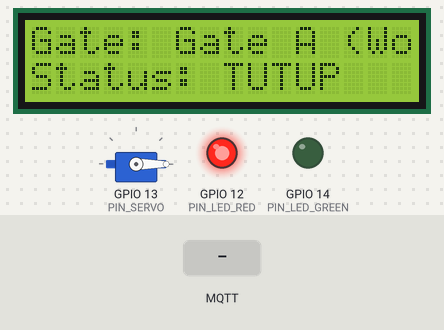
A sketch run on a simulated ESP32. On the bench: servo, 16×2 character LCD, output pins drawn as LEDs (lit = HIGH). The inputs (shaded band) are chosen by the test bench. WiFi joins after 1.5 s; servers stay silent unless stated; no MQTT or app messages arrive unless stated; what the sketch prints to the serial monitor is not drawn.

Above: at 4.9 s.
5.0 s: MQTT message "1" arrives on the second subscribed topic
At 6.3 s:
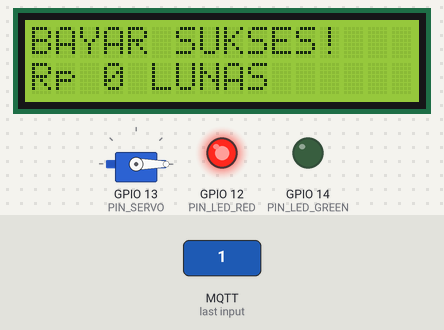
8.0 s: MQTT message "1" arrives on the first subscribed topic
At 10.1 s:
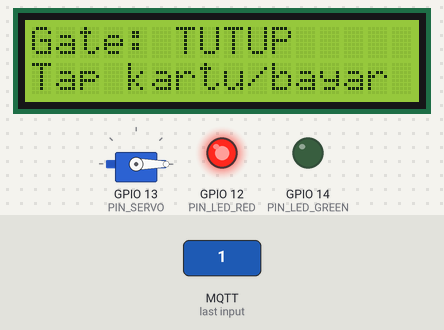
10.4 s: MQTT message "0" arrives on the second subscribed topic
At 13.22 s:
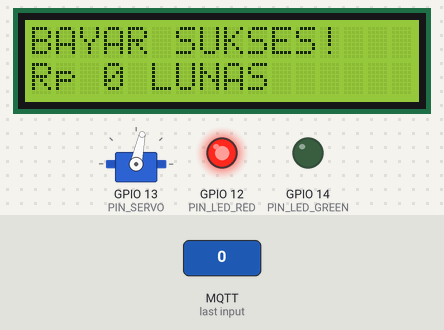
13.4 s: MQTT message "2" arrives on the second subscribed topic
At 13.9 s:
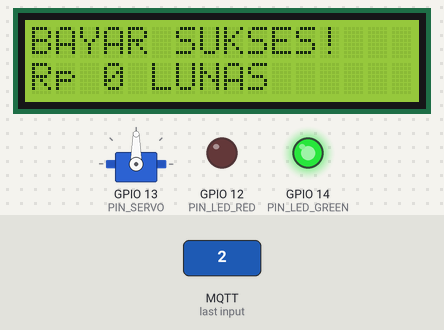
16.4 s: MQTT message "0" arrives on the first subscribed topic
At 17.19 s:
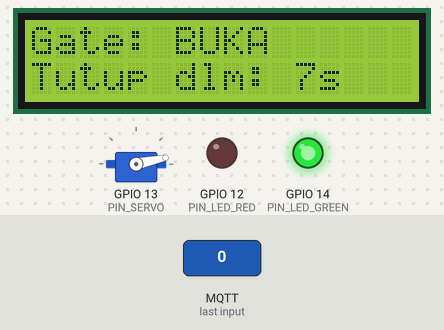
Timing chart, 0 to 19.4 s (numbered marks = the images above; inputs shaded):
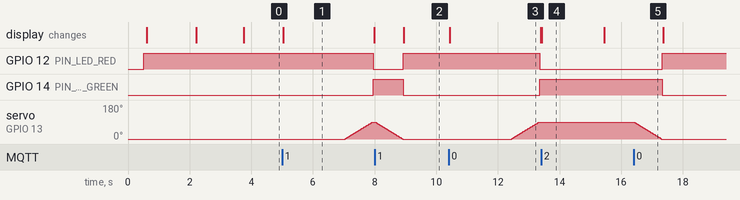

Measured:
- after the input at 5.0 s, GPIO 12 (PIN_LED_RED): HIGH → LOW after 3.0 s; GPIO 14 (PIN_LED_GREEN): LOW → HIGH after 3.0 s; servo on GPIO 13 (PIN_SERVO): moves from 0° to 90° over 0.88 s, starting after 2.1 s; the display: changes at once (image 1)
- after the input at 8.0 s, GPIO 12 (PIN_LED_RED): LOW → HIGH after 0.93 s; GPIO 14 (PIN_LED_GREEN): HIGH → LOW after 0.93 s; servo on GPIO 13 (PIN_SERVO): moves from 90° to 0° over 0.88 s, starting at once; the display: changes after 0.95 s (image 2)
- after the input at 10.4 s, GPIO 12 (PIN_LED_RED): HIGH → LOW after 3.0 s; GPIO 14 (PIN_LED_GREEN): LOW → HIGH after 3.0 s; servo on GPIO 13 (PIN_SERVO): moves from 0° to 90° over 0.88 s, starting after 2.1 s; the display: changes at once (image 3)
- after the input at 13.4 s, the display: changes at once (image 4)
- after the input at 16.4 s, GPIO 12 (PIN_LED_RED): LOW → HIGH after 0.93 s; GPIO 14 (PIN_LED_GREEN): HIGH → LOW after 0.93 s; servo on GPIO 13 (PIN_SERVO): moves from 90° to 0° over 0.88 s, starting at once
- what the display in image 4 shows lasts 2.1 s, from 13.4 s to 15.5 s

The sketch:

sketch.ino
```cpp
/**
 * Smart Parking - Gate Controller
 * ESP32 + MQTT + Servo
 *
 * Hardware:
 *   - GPIO 13 → Servo SG90 (gate barrier)
 *   - GPIO 14 → LED Hijau (gate open)
 *   - GPIO 12 → LED Merah (gate closed)
 *   - GPIO 21/22 → LCD I2C (status display)
 *
 * MQTT Topics:
 *   Subscribe: smart-parking/gate/{GATE_ID}/command
 *   Publish:   smart-parking/gate/{GATE_ID}/status
 *   Subscribe: smart-parking/payment/+/paid  (opsional auto-open)
 *
 * Broker: broker.hivemq.com:1883
 *   (ganti ke IP lokal jika broker Mosquitto lokal diakses via ngrok)
 */

#include <WiFi.h>
#include <PubSubClient.h>
#include <ArduinoJson.h>
#include <ESP32Servo.h>
#include <Wire.h>
#include <LiquidCrystal_I2C.h>

// ────────────────────────────────────────────────
// KONFIGURASI - UBAH SESUAI KEBUTUHAN
// ────────────────────────────────────────────────

// WiFi (Wokwi menggunakan WiFi virtual)
const char* WIFI_SSID     = "Wokwi-GUEST";
const char* WIFI_PASSWORD = "";

// MQTT Broker
// Pilihan:
//   "broker.hivemq.com"          → public broker (untuk Wokwi online)
//   "test.mosquitto.org"         → public broker alternatif
//   "192.168.1.xxx"              → lokal Mosquitto (butuh ngrok untuk Wokwi)
const char* MQTT_BROKER   = "broker.hivemq.com";
const int   MQTT_PORT     = 1883;
const char* MQTT_CLIENT   = "esp32-gate-A";   // harus unik per device

// Gate ID harus sama dengan UUID gate di database
const char* GATE_ID       = "gate-simulator-001";
const char* GATE_NAME     = "Gate A (Wokwi Simulator)";

// GPIO pins
const int PIN_SERVO       = 13;
const int PIN_LED_GREEN   = 14;
const int PIN_LED_RED     = 12;

// Servo angles
const int SERVO_CLOSED    = 0;    // 0° = palang turun (tertutup)
const int SERVO_OPEN      = 90;   // 90° = palang naik (terbuka)

// Auto-close delay (detik)
const int AUTO_CLOSE_SEC  = 8;

// ────────────────────────────────────────────────

WiFiClient   wifiClient;
PubSubClient mqtt(wifiClient);
Servo        gateServo;
LiquidCrystal_I2C lcd(0x27, 16, 2);

char topicCommand[80];
char topicStatus[80];
char topicPayment[80];

bool    isOpen       = false;
int     autoCloseTimer = 0;
unsigned long lastMillis = 0;

// ────────────────────────────────────────────────
// SETUP
// ────────────────────────────────────────────────

void setup() {
  Serial.begin(115200);
  delay(500);

  Serial.println("\n╔═══════════════════════════════╗");
  Serial.println("║  Smart Parking - Gate ESP32   ║");
  Serial.println("╚═══════════════════════════════╝");

  // GPIO
  pinMode(PIN_LED_GREEN, OUTPUT);
  pinMode(PIN_LED_RED,   OUTPUT);
  digitalWrite(PIN_LED_RED, HIGH);   // mulai: merah (tutup)
  digitalWrite(PIN_LED_GREEN, LOW);

  // Servo
  gateServo.attach(PIN_SERVO);
  gateServo.write(SERVO_CLOSED);

  // LCD
  lcd.init();
  lcd.backlight();
  lcdShow("Smart Parking", "Initializing...");

  // Build MQTT topics
  snprintf(topicCommand, sizeof(topicCommand), "smart-parking/gate/%s/command", GATE_ID);
  snprintf(topicStatus,  sizeof(topicStatus),  "smart-parking/gate/%s/status",  GATE_ID);
  snprintf(topicPayment, sizeof(topicPayment), "smart-parking/payment/+/paid");

  // Connect WiFi
  connectWifi();

  // Connect MQTT
  mqtt.setServer(MQTT_BROKER, MQTT_PORT);
  mqtt.setCallback(onMqttMessage);
  mqtt.setBufferSize(512);
  connectMQTT();

  lcdShow("Gate: " + String(GATE_NAME).substring(0, 13), "Status: TUTUP");
  Serial.println("✓ Gate controller ready");
  Serial.printf("  Topic CMD: %s\n", topicCommand);
  Serial.printf("  Topic STA: %s\n", topicStatus);
}

// ────────────────────────────────────────────────
// LOOP
// ────────────────────────────────────────────────

void loop() {
  if (!mqtt.connected()) {
    connectMQTT();
  }
  mqtt.loop();

  // Auto-close timer (countdown tiap detik)
  if (isOpen && autoCloseTimer > 0) {
    if (millis() - lastMillis >= 1000) {
      lastMillis = millis();
      autoCloseTimer--;
      Serial.printf("[AUTO-CLOSE] %d detik lagi...\n", autoCloseTimer);

      char buf[16];
      snprintf(buf, sizeof(buf), "Tutup dlm: %ds", autoCloseTimer);
      lcdShow("Gate: BUKA", buf);

      if (autoCloseTimer == 0) {
        Serial.println("[AUTO-CLOSE] Menutup gate...");
        closeGate("auto_timeout");
      }
    }
  }
}

// ────────────────────────────────────────────────
// MQTT CALLBACK
// ────────────────────────────────────────────────

void onMqttMessage(char* topic, byte* payload, unsigned int length) {
  String topicStr = String(topic);
  String msg = "";
  for (unsigned int i = 0; i < length; i++) {
    msg += (char)payload[i];
  }

  Serial.printf("\n[MQTT IN] Topic: %s\n[MQTT IN] Payload: %s\n", topic, msg.c_str());

  StaticJsonDocument<256> doc;
  DeserializationError err = deserializeJson(doc, msg);
  if (err) {
    Serial.printf("[MQTT] JSON parse error: %s\n", err.c_str());
    return;
  }

  // ── Gate Command ──
  if (topicStr.indexOf("/command") >= 0) {
    const char* command   = doc["command"]   | "close";
    int         autoClose = doc["auto_close"] | AUTO_CLOSE_SEC;

    if (strcmp(command, "open") == 0) {
      openGate(autoClose);
    } else if (strcmp(command, "close") == 0) {
      closeGate("manual");
    }
  }

  // ── Payment Paid → Auto Open ──
  if (topicStr.indexOf("/paid") >= 0) {
    const char* orderID = doc["order_id"] | "";
    float amount        = doc["amount"]   | 0.0f;
    Serial.printf("[PAYMENT] Order %s dibayar: Rp %.0f → Membuka gate\n", orderID, amount);

    char line2[17];
    snprintf(line2, sizeof(line2), "Rp %.0f LUNAS", amount);
    lcdShow("BAYAR SUKSES!", line2);
    delay(2000);
    openGate(AUTO_CLOSE_SEC);
  }
}

// ────────────────────────────────────────────────
// GATE CONTROL
// ────────────────────────────────────────────────

void openGate(int autoCloseSecs) {
  if (isOpen) {
    Serial.println("[GATE] Sudah terbuka, reset timer");
    autoCloseTimer = autoCloseSecs;
    return;
  }

  Serial.printf("[GATE] MEMBUKA → servo %d°\n", SERVO_OPEN);

  // Gerakkan servo perlahan (smooth)
  int current = gateServo.read();
  for (int angle = current; angle <= SERVO_OPEN; angle += 2) {
    gateServo.write(angle);
    delay(20);
  }
  gateServo.write(SERVO_OPEN);

  isOpen         = true;
  autoCloseTimer = autoCloseSecs;
  lastMillis     = millis();

  digitalWrite(PIN_LED_GREEN, HIGH);
  digitalWrite(PIN_LED_RED,   LOW);

  lcdShow(">> GATE BUKA <<", "Silakan masuk!");
  Serial.println("[GATE] ✓ Terbuka");

  // Publish status
  publishStatus("open", SERVO_OPEN);
}

void closeGate(const char* reason) {
  Serial.printf("[GATE] MENUTUP (reason: %s) → servo %d°\n", reason, SERVO_CLOSED);

  // Gerakkan servo perlahan (smooth)
  int current = gateServo.read();
  for (int angle = current; angle >= SERVO_CLOSED; angle -= 2) {
    gateServo.write(angle);
    delay(20);
  }
  gateServo.write(SERVO_CLOSED);

  isOpen         = false;
  autoCloseTimer = 0;

  digitalWrite(PIN_LED_RED,   HIGH);
  digitalWrite(PIN_LED_GREEN, LOW);

  lcdShow("Gate: TUTUP", "Tap kartu/bayar");
  Serial.println("[GATE] ✓ Tertutup");

  // Publish status
  publishStatus("closed", SERVO_CLOSED);
}

void publishStatus(const char* status, int angle) {
  StaticJsonDocument<200> doc;
  doc["gate_id"]   = GATE_ID;
  doc["gate_name"] = GATE_NAME;
  doc["status"]    = status;
  doc["angle"]     = angle;
  doc["timestamp"] = millis();

  char buf[200];
  serializeJson(doc, buf);
  mqtt.publish(topicStatus, buf, true); // retain=true

  Serial.printf("[MQTT OUT] %s → %s\n", topicStatus, buf);
}

// ────────────────────────────────────────────────
// WiFi & MQTT CONNECTION
// ────────────────────────────────────────────────

void connectWifi() {
  Serial.printf("[WiFi] Connecting to %s ", WIFI_SSID);
  WiFi.begin(WIFI_SSID, WIFI_PASSWORD);

  int tries = 0;
  while (WiFi.status() != WL_CONNECTED && tries < 20) {
    delay(500);
    Serial.print(".");
    tries++;
  }

  if (WiFi.status() == WL_CONNECTED) {
    Serial.printf("\n[WiFi] ✓ Connected! IP: %s\n", WiFi.localIP().toString().c_str());
  } else {
    Serial.println("\n[WiFi] ✗ Failed (offline mode)");
  }
}

void connectMQTT() {
  int tries = 0;
  while (!mqtt.connected() && tries < 5) {
    Serial.printf("[MQTT] Connecting to %s:%d as %s...\n", MQTT_BROKER, MQTT_PORT, MQTT_CLIENT);

    if (mqtt.connect(MQTT_CLIENT)) {
      Serial.println("[MQTT] ✓ Connected!");

      // Subscribe topics
      mqtt.subscribe(topicCommand, 1);
      mqtt.subscribe(topicPayment, 1);

      Serial.printf("[MQTT] Subscribed: %s\n", topicCommand);
      Serial.printf("[MQTT] Subscribed: %s\n", topicPayment);

      // Announce online
      publishStatus("online", isOpen ? SERVO_OPEN : SERVO_CLOSED);
      lcdShow("MQTT Terhubung", MQTT_BROKER);
      delay(1500);
    } else {
      Serial.printf("[MQTT] ✗ Failed rc=%d, retry in 3s\n", mqtt.state());
      delay(3000);
    }
    tries++;
  }
}

// ────────────────────────────────────────────────
// LCD HELPER
// ────────────────────────────────────────────────

void lcdShow(String line1, String line2) {
  lcd.clear();
  lcd.setCursor(0, 0);
  lcd.print(line1.substring(0, 16));
  lcd.setCursor(0, 1);
  lcd.print(line2.substring(0, 16));
}
```
